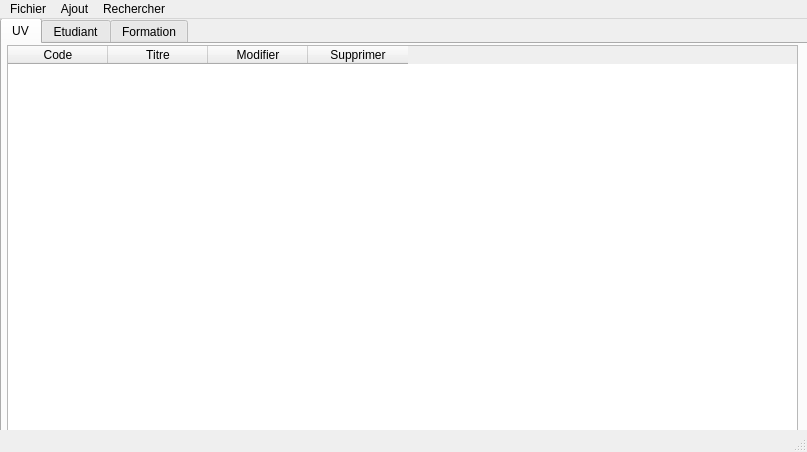
<?xml version="1.0" encoding="UTF-8"?>
<ui version="4.0">
 <class>MainFenetre</class>
 <widget class="QMainWindow" name="MainFenetre">
  <property name="geometry">
   <rect>
    <x>0</x>
    <y>0</y>
    <width>807</width>
    <height>452</height>
   </rect>
  </property>
  <property name="windowTitle">
   <string>MainWindow</string>
  </property>
  <widget class="QWidget" name="centralwidget">
   <widget class="QTabWidget" name="tabWidget">
    <property name="geometry">
     <rect>
      <x>0</x>
      <y>-1</y>
      <width>811</width>
      <height>431</height>
     </rect>
    </property>
    <property name="currentIndex">
     <number>0</number>
    </property>
    <widget class="QWidget" name="UVTab">
     <attribute name="title">
      <string>UV</string>
     </attribute>
     <widget class="QTableWidget" name="UVTable">
      <property name="geometry">
       <rect>
        <x>5</x>
        <y>1</y>
        <width>791</width>
        <height>391</height>
       </rect>
      </property>
      <column>
       <property name="text">
        <string>Code</string>
       </property>
      </column>
      <column>
       <property name="text">
        <string>Titre</string>
       </property>
      </column>
      <column>
       <property name="text">
        <string>Modifier</string>
       </property>
      </column>
      <column>
       <property name="text">
        <string>Supprimer</string>
       </property>
      </column>
     </widget>
    </widget>
    <widget class="QWidget" name="EtudiantTab">
     <attribute name="title">
      <string>Etudiant</string>
     </attribute>
     <widget class="QTableWidget" name="EtudiantTable">
      <property name="geometry">
       <rect>
        <x>0</x>
        <y>0</y>
        <width>791</width>
        <height>371</height>
       </rect>
      </property>
      <column>
       <property name="text">
        <string>Login</string>
       </property>
      </column>
      <column>
       <property name="text">
        <string>Nom</string>
       </property>
      </column>
      <column>
       <property name="text">
        <string>Prénom</string>
       </property>
      </column>
      <column>
       <property name="text">
        <string>Modifier</string>
       </property>
      </column>
      <column>
       <property name="text">
        <string>Supprimer</string>
       </property>
      </column>
     </widget>
    </widget>
    <widget class="QWidget" name="FormationTab">
     <attribute name="title">
      <string>Formation</string>
     </attribute>
     <widget class="QTableWidget" name="FormationTable">
      <property name="geometry">
       <rect>
        <x>0</x>
        <y>0</y>
        <width>791</width>
        <height>401</height>
       </rect>
      </property>
      <column>
       <property name="text">
        <string>Nom</string>
       </property>
      </column>
      <column>
       <property name="text">
        <string>Description</string>
       </property>
      </column>
      <column>
       <property name="text">
        <string>Modifier</string>
       </property>
      </column>
      <column>
       <property name="text">
        <string>Supprimer</string>
       </property>
      </column>
     </widget>
    </widget>
   </widget>
  </widget>
  <widget class="QMenuBar" name="menubar">
   <property name="geometry">
    <rect>
     <x>0</x>
     <y>0</y>
     <width>807</width>
     <height>21</height>
    </rect>
   </property>
   <widget class="QMenu" name="menuFichier">
    <property name="title">
     <string>Fichier</string>
    </property>
    <addaction name="actionCharger"/>
    <addaction name="actionSauvegarder"/>
    <addaction name="actionRafraichir"/>
   </widget>
   <widget class="QMenu" name="menuEdition">
    <property name="title">
     <string>Ajout</string>
    </property>
    <addaction name="actionAjouter_Etudiant"/>
    <addaction name="actionAjouter_UV"/>
    <addaction name="actionAjouter_Formation"/>
   </widget>
   <widget class="QMenu" name="menuRechercher_2">
    <property name="title">
     <string>Rechercher</string>
    </property>
    <addaction name="actionRechercher_Etudiant"/>
    <addaction name="actionRechercher_UV"/>
    <addaction name="actionRechercher_Formation"/>
   </widget>
   <addaction name="menuFichier"/>
   <addaction name="menuEdition"/>
   <addaction name="menuRechercher_2"/>
  </widget>
  <widget class="QStatusBar" name="statusbar"/>
  <action name="actionCharger">
   <property name="text">
    <string>Charger</string>
   </property>
  </action>
  <action name="actionSauvegarder">
   <property name="text">
    <string>Sauvegarder</string>
   </property>
  </action>
  <action name="actionAjouter_Etudiant">
   <property name="text">
    <string>Etudiant</string>
   </property>
  </action>
  <action name="actionAjouter_UV">
   <property name="text">
    <string>UV</string>
   </property>
  </action>
  <action name="actionAjouter_Formation">
   <property name="text">
    <string>Formation</string>
   </property>
  </action>
  <action name="actionRechercher_Etudiant">
   <property name="text">
    <string>Etudiant</string>
   </property>
   <property name="toolTip">
    <string>Etudiant</string>
   </property>
  </action>
  <action name="actionRechercher_UV">
   <property name="text">
    <string>UV</string>
   </property>
   <property name="toolTip">
    <string>UV</string>
   </property>
  </action>
  <action name="actionRechercher_Formation">
   <property name="text">
    <string>Formation</string>
   </property>
   <property name="toolTip">
    <string>Formation</string>
   </property>
  </action>
  <action name="actionRafraichir">
   <property name="text">
    <string>Rafraichir</string>
   </property>
  </action>
 </widget>
 <resources/>
 <connections/>
</ui>
